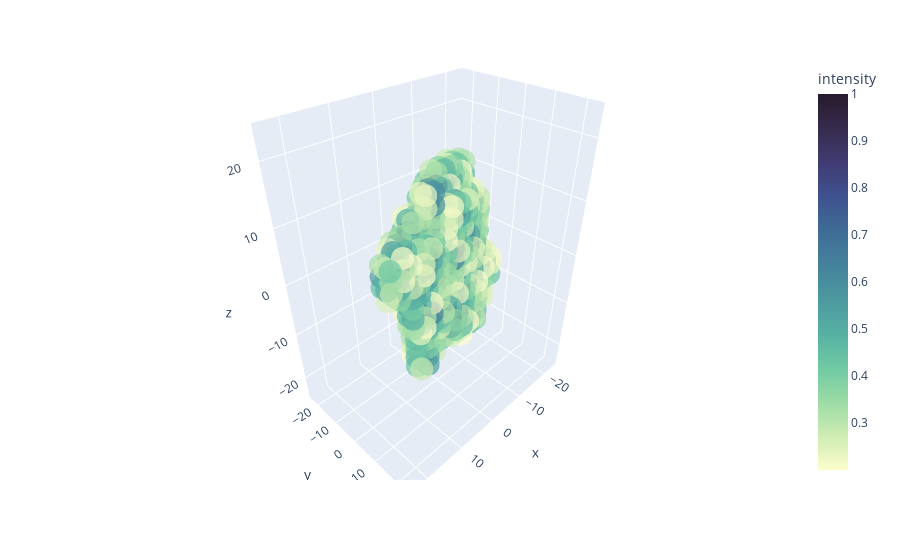

Source (notebook cell):
### Code cell
field_dict = make_fields(myprotein_dict, channels = ['partialcharge'], bin_size=2.0,num_bins=50)

from cnns4qspr import visualizer
plottable=plot_field_test(field_dict['partialcharge'],num_bins=50, show=False)
plottable.show()

### Figure 1 — Plotly figure (JSON) as saved in the notebook; plotly's stock layout.template omitted (floating-point values rounded to 4 significant figures; data arrays with more than 128 entries replaced by an {"elided": "..."} marker saying what was removed)
{"data": [{"hovertemplate": "x=%{x}<br>y=%{y}<br>z=%{z}<br>intensity=%{marker.color}<extra></extra>", "legendgroup": "", "marker": {"color": {"elided": "800 float values"}, "coloraxis": "coloraxis", "opacity": 0.7, "symbol": "circle"}, "mode": "markers", "name": "", "scene": "scene", "showlegend": false, "type": "scatter3d", "x": {"elided": "800 int values"}, "y": {"elided": "800 int values"}, "z": {"elided": "800 int values"}}], "layout": {"coloraxis": {"colorbar": {"title": {"text": "intensity"}}, "colorscale": [[0, "rgb(253, 253, 204)"], [0.09091, "rgb(206, 236, 179)"], [0.1818, "rgb(156, 219, 165)"], [0.2727, "rgb(111, 201, 163)"], [0.3636, "rgb(86, 177, 163)"], [0.4545, "rgb(76, 153, 160)"], [0.5455, "rgb(68, 130, 155)"], [0.6364, "rgb(62, 108, 150)"], [0.7273, "rgb(62, 82, 143)"], [0.8182, "rgb(64, 60, 115)"], [0.9091, "rgb(54, 43, 77)"], [1, "rgb(39, 26, 44)"]]}, "legend": {"tracegroupgap": 0}, "margin": {"t": 60}, "scene": {"domain": {"x": [0, 1], "y": [0, 1]}, "xaxis": {"range": [-25, 25], "title": {"text": "x"}}, "yaxis": {"range": [-25, 25], "title": {"text": "y"}}, "zaxis": {"range": [-25, 25], "title": {"text": "z"}}}, "title": {"text": ""}}}
